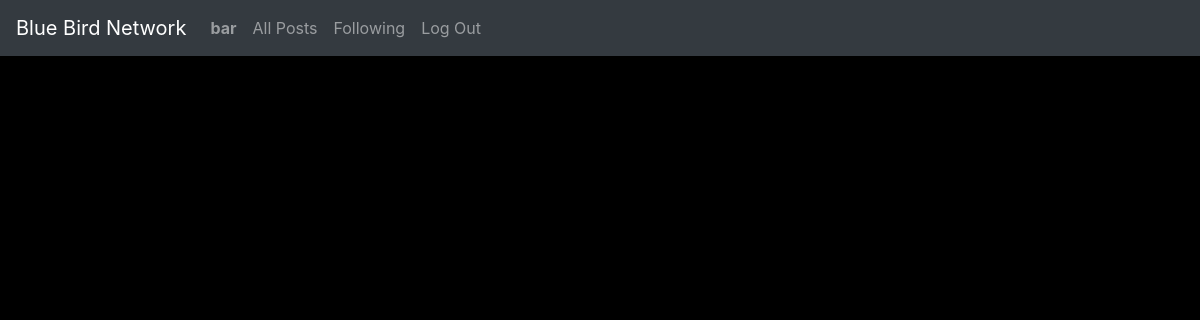
The app's page /followingpage/ (signed in), older data.
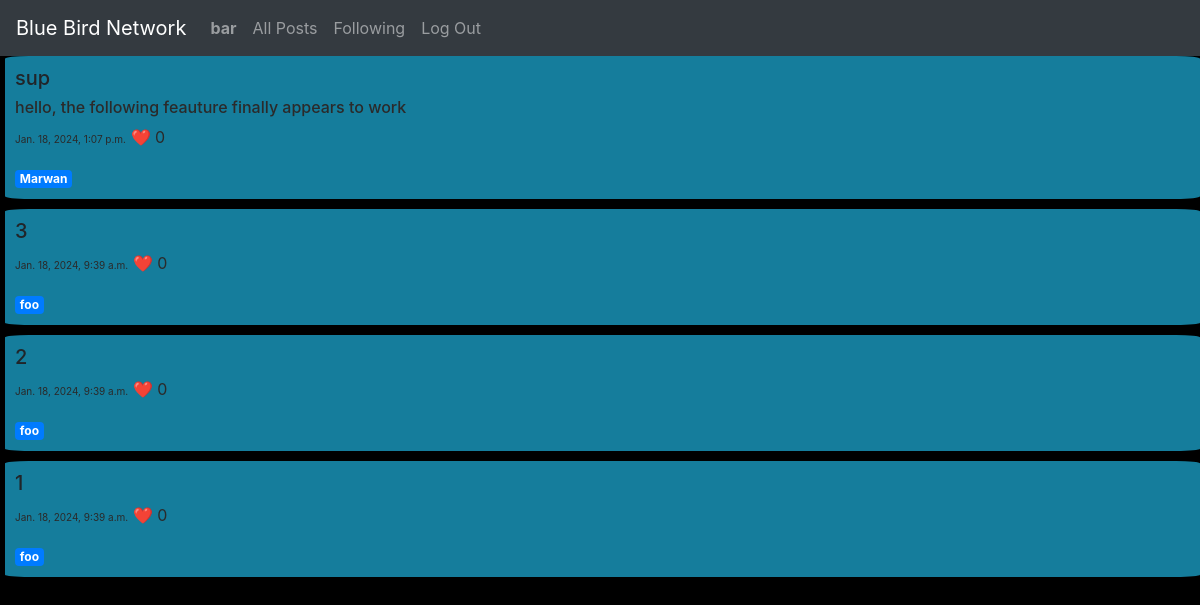
The same page, newer data.
### network/models.py (models this page shows, shortened)
class Tweet(models.Model):
    user = models.ForeignKey(User, on_delete=models.CASCADE, related_name= "user1")
    title = models.CharField(max_length=64)
    content = models.TextField()
    timestamp = models.DateTimeField(auto_now_add=True)
    likes = models.IntegerField(default = 0)

class User(AbstractUser):
    pass

### network/views.py (the view)
# urls.py: path("followingpage/", views.followingpage , name = "followingpage"),
def followingpage(request):
    pageNumber = int(request.GET.get('page', 1))
    nextPageUrl = '?page=' + str(pageNumber + 1)
    lastPageUrl = '?page=' + str(pageNumber - 1) if pageNumber > 1 else ""
    displacementAmount = (pageNumber - 1) * 10
    users_followed = FS.objects.filter(follower = request.user).values_list('following', flat = True)
    old_posts = Tweet.objects.filter(user__in=users_followed).order_by("-likes" , "-timestamp")[displacementAmount:displacementAmount+10]
    morePosts = Tweet.objects.filter(user__in=users_followed).order_by("-likes" , "-timestamp")[displacementAmount+10:displacementAmount+20].exists()
    return render(request, "network/followingpage.html", {'old_posts': old_posts, 'nextPageUrl': nextPageUrl , 'lastPageUrl': lastPageUrl, "more_posts":morePosts})

### network/templates/network/followingpage.html (shortened to what this page needs)
{% extends "network/layout.html" %}
{% block body %}
    <html lang="en">
        <body>
            {% for post in old_posts %}
                <div id = "old_posts">
                    <h5>{{ post.title }}</h5>
                    <h6 style="color:rgb(43, 42, 42);">{{ post.content }}</h6>
                    <p style=" color:rgb(43, 42, 42);"><span style = "font-size: x-small;">{{ post.timestamp }}</span> ❤️ <span>{{ post.likes }}</span></p>
                    <a href="{% url 'smprofilefollowing' post.user.username %}" class="badge badge-primary">{{ post.user }}</a>
                </div>
            {% endfor %}
        </body>
    </html>
{% endblock %}

Row changes from the older to the newer data that the page shows:
added Tweet: title "sup", content "hello, the following feauture finally appears to work", timestamp "Jan. 18, 2024, 1:07 p.m.", likes "0", user "Marwan"
now on this page (row unchanged): Tweet: title "3", timestamp "Jan. 18, 2024, 9:39 a.m.", likes "0", user "foo"
now on this page (row unchanged): Tweet: title "2", timestamp "Jan. 18, 2024, 9:39 a.m.", likes "0", user "foo"
now on this page (row unchanged): Tweet: title "1", timestamp "Jan. 18, 2024, 9:39 a.m.", likes "0", user "foo"
